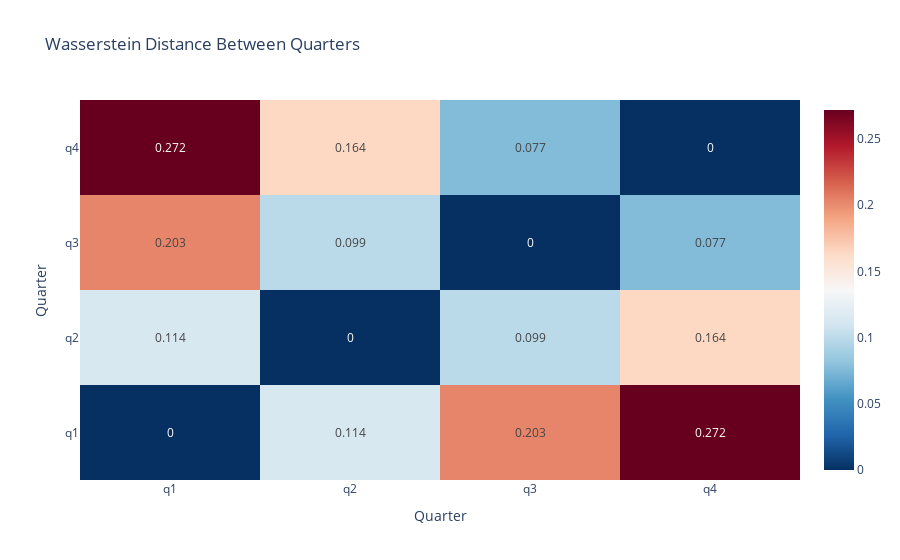

Notebook cell for this chart:
### Code cell
# Wasserstein Distance Calculation and Heatmap

# get unique quarters
quarters = sorted(vectors_df['quarter'].unique())
features = [f'feature_{i+1}' for i in range(16)]
n = len(quarters)

# collect feature arrays for each quarter
quarter_feature_arrays = []
for q in quarters:
    q_vectors = vectors_df.filter(pl.col('quarter') == q).select(features).to_numpy()
    quarter_feature_arrays.append(q_vectors)

# compute pairwise Wasserstein distances (average over features)
wasserstein_matrix = np.zeros((n, n))
for i in range(n):
    for j in range(n):
        # average Wasserstein distance over all features
        dists = []
        for f in range(len(features)):
            arr1 = quarter_feature_arrays[i][:, f]
            arr2 = quarter_feature_arrays[j][:, f]
            dist = scipy.stats.wasserstein_distance(arr1, arr2)
            dists.append(dist)
        wasserstein_matrix[i, j] = np.mean(dists)

# plot heatmap
fig = go.Figure(
    data=go.Heatmap(
        z=wasserstein_matrix,
        x=quarters,
        y=quarters,
        colorscale='RdBu_r',  # blue=low, red=high
        text=np.round(wasserstein_matrix, 3),  # round for readability
        texttemplate='%{text}',
        zmin=0,
        zmax=np.max(wasserstein_matrix)
    )
)
fig.update_layout(
    title='Wasserstein Distance Between Quarters',
    xaxis_title='Quarter',
    yaxis_title='Quarter'
)
fig.show()

### Figure 1 — Plotly figure (JSON) as saved in the notebook; plotly's stock layout.template omitted (floating-point values rounded to 4 significant figures)
{"data": [{"colorscale": [[0, "rgb(5,48,97)"], [0.1, "rgb(33,102,172)"], [0.2, "rgb(67,147,195)"], [0.3, "rgb(146,197,222)"], [0.4, "rgb(209,229,240)"], [0.5, "rgb(247,247,247)"], [0.6, "rgb(253,219,199)"], [0.7, "rgb(244,165,130)"], [0.8, "rgb(214,96,77)"], [0.9, "rgb(178,24,43)"], [1, "rgb(103,0,31)"]], "text": [[0.0, 0.114, 0.203, 0.272], [0.114, 0.0, 0.099, 0.164], [0.203, 0.099, 0.0, 0.077], [0.272, 0.164, 0.077, 0.0]], "texttemplate": "%{text}", "type": "heatmap", "x": ["q1", "q2", "q3", "q4"], "y": ["q1", "q2", "q3", "q4"], "z": [[0.0, 0.1136, 0.2029, 0.2718], [0.1136, 0.0, 0.09862, 0.1642], [0.2029, 0.09862, 0.0, 0.07655], [0.2718, 0.1642, 0.07655, 0.0]], "zmax": 0.2718, "zmin": 0}], "layout": {"title": {"text": "Wasserstein Distance Between Quarters"}, "xaxis": {"title": {"text": "Quarter"}}, "yaxis": {"title": {"text": "Quarter"}}}}
